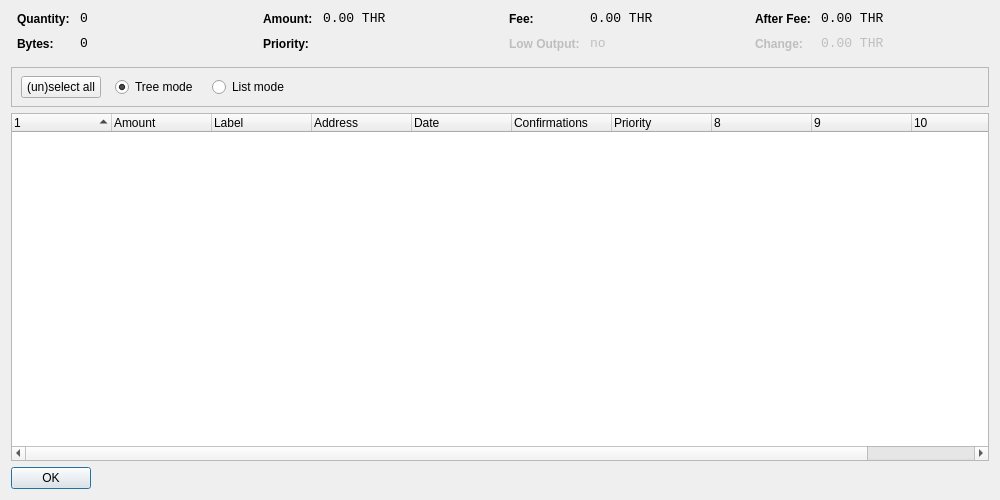
<?xml version="1.0" encoding="UTF-8"?>
<ui version="4.0">
 <class>CoinControlDialog</class>
 <widget class="QDialog" name="CoinControlDialog">
  <property name="geometry">
   <rect>
    <x>0</x>
    <y>0</y>
    <width>1000</width>
    <height>500</height>
   </rect>
  </property>
  <property name="windowTitle">
   <string>Coin Control</string>
  </property>
  <layout class="QVBoxLayout" name="verticalLayout">
   <item>
    <layout class="QHBoxLayout" name="horizontalLayoutTop" stretch="0,0,0,0">
     <property name="topMargin">
      <number>0</number>
     </property>
     <property name="bottomMargin">
      <number>10</number>
     </property>
     <item>
      <layout class="QFormLayout" name="formLayoutCoinControl1">
       <property name="horizontalSpacing">
        <number>10</number>
       </property>
       <property name="verticalSpacing">
        <number>10</number>
       </property>
       <property name="leftMargin">
        <number>6</number>
       </property>
       <property name="rightMargin">
        <number>6</number>
       </property>
       <item row="0" column="0">
        <widget class="QLabel" name="labelCoinControlQuantityText">
         <property name="styleSheet">
          <string notr="true">font-weight:bold;</string>
         </property>
         <property name="text">
          <string>Quantity:</string>
         </property>
        </widget>
       </item>
       <item row="0" column="1">
        <widget class="QLabel" name="labelCoinControlQuantity">
         <property name="font">
          <font>
           <family>Monospace</family>
           <pointsize>10</pointsize>
          </font>
         </property>
         <property name="cursor">
          <cursorShape>IBeamCursor</cursorShape>
         </property>
         <property name="contextMenuPolicy">
          <enum>Qt::ActionsContextMenu</enum>
         </property>
         <property name="text">
          <string notr="true">0</string>
         </property>
         <property name="textInteractionFlags">
          <set>Qt::LinksAccessibleByMouse|Qt::TextSelectableByKeyboard|Qt::TextSelectableByMouse</set>
         </property>
        </widget>
       </item>
       <item row="1" column="0">
        <widget class="QLabel" name="labelCoinControlBytesText">
         <property name="styleSheet">
          <string notr="true">font-weight:bold;</string>
         </property>
         <property name="text">
          <string>Bytes:</string>
         </property>
        </widget>
       </item>
       <item row="1" column="1">
        <widget class="QLabel" name="labelCoinControlBytes">
         <property name="font">
          <font>
           <family>Monospace</family>
           <pointsize>10</pointsize>
          </font>
         </property>
         <property name="cursor">
          <cursorShape>IBeamCursor</cursorShape>
         </property>
         <property name="contextMenuPolicy">
          <enum>Qt::ActionsContextMenu</enum>
         </property>
         <property name="text">
          <string notr="true">0</string>
         </property>
         <property name="textInteractionFlags">
          <set>Qt::LinksAccessibleByMouse|Qt::TextSelectableByKeyboard|Qt::TextSelectableByMouse</set>
         </property>
        </widget>
       </item>
      </layout>
     </item>
     <item>
      <layout class="QFormLayout" name="formLayoutCoinControl2">
       <property name="horizontalSpacing">
        <number>10</number>
       </property>
       <property name="verticalSpacing">
        <number>10</number>
       </property>
       <property name="leftMargin">
        <number>6</number>
       </property>
       <property name="rightMargin">
        <number>6</number>
       </property>
       <item row="0" column="0">
        <widget class="QLabel" name="labelCoinControlAmountText">
         <property name="styleSheet">
          <string notr="true">font-weight:bold;</string>
         </property>
         <property name="text">
          <string>Amount:</string>
         </property>
        </widget>
       </item>
       <item row="0" column="1">
        <widget class="QLabel" name="labelCoinControlAmount">
         <property name="font">
          <font>
           <family>Monospace</family>
           <pointsize>10</pointsize>
          </font>
         </property>
         <property name="cursor">
          <cursorShape>IBeamCursor</cursorShape>
         </property>
         <property name="contextMenuPolicy">
          <enum>Qt::ActionsContextMenu</enum>
         </property>
         <property name="text">
          <string notr="true">0.00 THR</string>
         </property>
         <property name="textInteractionFlags">
          <set>Qt::LinksAccessibleByMouse|Qt::TextSelectableByKeyboard|Qt::TextSelectableByMouse</set>
         </property>
        </widget>
       </item>
       <item row="1" column="0">
        <widget class="QLabel" name="labelCoinControlPriorityText">
         <property name="styleSheet">
          <string notr="true">font-weight:bold;</string>
         </property>
         <property name="text">
          <string>Priority:</string>
         </property>
        </widget>
       </item>
       <item row="1" column="1">
        <widget class="QLabel" name="labelCoinControlPriority">
         <property name="font">
          <font>
           <family>Monospace</family>
           <pointsize>10</pointsize>
          </font>
         </property>
         <property name="cursor">
          <cursorShape>IBeamCursor</cursorShape>
         </property>
         <property name="contextMenuPolicy">
          <enum>Qt::ActionsContextMenu</enum>
         </property>
         <property name="text">
          <string/>
         </property>
         <property name="textInteractionFlags">
          <set>Qt::LinksAccessibleByMouse|Qt::TextSelectableByKeyboard|Qt::TextSelectableByMouse</set>
         </property>
        </widget>
       </item>
      </layout>
     </item>
     <item>
      <layout class="QFormLayout" name="formLayoutCoinControl3">
       <property name="horizontalSpacing">
        <number>10</number>
       </property>
       <property name="verticalSpacing">
        <number>10</number>
       </property>
       <property name="leftMargin">
        <number>6</number>
       </property>
       <property name="rightMargin">
        <number>6</number>
       </property>
       <item row="0" column="0">
        <widget class="QLabel" name="labelCoinControlFeeText">
         <property name="styleSheet">
          <string notr="true">font-weight:bold;</string>
         </property>
         <property name="text">
          <string>Fee:</string>
         </property>
        </widget>
       </item>
       <item row="0" column="1">
        <widget class="QLabel" name="labelCoinControlFee">
         <property name="font">
          <font>
           <family>Monospace</family>
           <pointsize>10</pointsize>
          </font>
         </property>
         <property name="cursor">
          <cursorShape>IBeamCursor</cursorShape>
         </property>
         <property name="contextMenuPolicy">
          <enum>Qt::ActionsContextMenu</enum>
         </property>
         <property name="text">
          <string notr="true">0.00 THR</string>
         </property>
         <property name="textInteractionFlags">
          <set>Qt::LinksAccessibleByMouse|Qt::TextSelectableByKeyboard|Qt::TextSelectableByMouse</set>
         </property>
        </widget>
       </item>
       <item row="1" column="0">
        <widget class="QLabel" name="labelCoinControlLowOutputText">
         <property name="enabled">
          <bool>false</bool>
         </property>
         <property name="styleSheet">
          <string notr="true">font-weight:bold;</string>
         </property>
         <property name="text">
          <string>Low Output:</string>
         </property>
        </widget>
       </item>
       <item row="1" column="1">
        <widget class="QLabel" name="labelCoinControlLowOutput">
         <property name="enabled">
          <bool>false</bool>
         </property>
         <property name="font">
          <font>
           <family>Monospace</family>
           <pointsize>10</pointsize>
          </font>
         </property>
         <property name="cursor">
          <cursorShape>IBeamCursor</cursorShape>
         </property>
         <property name="contextMenuPolicy">
          <enum>Qt::ActionsContextMenu</enum>
         </property>
         <property name="text">
          <string notr="true">no</string>
         </property>
         <property name="textInteractionFlags">
          <set>Qt::LinksAccessibleByMouse|Qt::TextSelectableByKeyboard|Qt::TextSelectableByMouse</set>
         </property>
        </widget>
       </item>
      </layout>
     </item>
     <item>
      <layout class="QFormLayout" name="formLayoutCoinControl4">
       <property name="horizontalSpacing">
        <number>10</number>
       </property>
       <property name="verticalSpacing">
        <number>10</number>
       </property>
       <property name="leftMargin">
        <number>6</number>
       </property>
       <property name="rightMargin">
        <number>6</number>
       </property>
       <item row="0" column="0">
        <widget class="QLabel" name="labelCoinControlAfterFeeText">
         <property name="styleSheet">
          <string notr="true">font-weight:bold;</string>
         </property>
         <property name="text">
          <string>After Fee:</string>
         </property>
        </widget>
       </item>
       <item row="0" column="1">
        <widget class="QLabel" name="labelCoinControlAfterFee">
         <property name="font">
          <font>
           <family>Monospace</family>
           <pointsize>10</pointsize>
          </font>
         </property>
         <property name="cursor">
          <cursorShape>IBeamCursor</cursorShape>
         </property>
         <property name="contextMenuPolicy">
          <enum>Qt::ActionsContextMenu</enum>
         </property>
         <property name="text">
          <string notr="true">0.00 THR</string>
         </property>
         <property name="textInteractionFlags">
          <set>Qt::LinksAccessibleByMouse|Qt::TextSelectableByKeyboard|Qt::TextSelectableByMouse</set>
         </property>
        </widget>
       </item>
       <item row="1" column="0">
        <widget class="QLabel" name="labelCoinControlChangeText">
         <property name="enabled">
          <bool>false</bool>
         </property>
         <property name="styleSheet">
          <string notr="true">font-weight:bold;</string>
         </property>
         <property name="text">
          <string>Change:</string>
         </property>
        </widget>
       </item>
       <item row="1" column="1">
        <widget class="QLabel" name="labelCoinControlChange">
         <property name="enabled">
          <bool>false</bool>
         </property>
         <property name="font">
          <font>
           <family>Monospace</family>
           <pointsize>10</pointsize>
          </font>
         </property>
         <property name="cursor">
          <cursorShape>IBeamCursor</cursorShape>
         </property>
         <property name="contextMenuPolicy">
          <enum>Qt::ActionsContextMenu</enum>
         </property>
         <property name="text">
          <string notr="true">0.00 THR</string>
         </property>
         <property name="textInteractionFlags">
          <set>Qt::LinksAccessibleByMouse|Qt::TextSelectableByKeyboard|Qt::TextSelectableByMouse</set>
         </property>
        </widget>
       </item>
      </layout>
     </item>
    </layout>
   </item>
   <item>
    <widget class="QFrame" name="frame">
     <property name="minimumSize">
      <size>
       <width>0</width>
       <height>40</height>
      </size>
     </property>
     <property name="frameShape">
      <enum>QFrame::StyledPanel</enum>
     </property>
     <property name="frameShadow">
      <enum>QFrame::Sunken</enum>
     </property>
     <widget class="QWidget" name="horizontalLayoutWidget">
      <property name="geometry">
       <rect>
        <x>10</x>
        <y>0</y>
        <width>781</width>
        <height>41</height>
       </rect>
      </property>
      <layout class="QHBoxLayout" name="horizontalLayoutPanel" stretch="0,0,0,0,0">
       <property name="spacing">
        <number>14</number>
       </property>
       <item>
        <widget class="QPushButton" name="pushButtonSelectAll">
         <property name="sizePolicy">
          <sizepolicy hsizetype="Maximum" vsizetype="Fixed">
           <horstretch>0</horstretch>
           <verstretch>0</verstretch>
          </sizepolicy>
         </property>
         <property name="text">
          <string>(un)select all</string>
         </property>
        </widget>
       </item>
       <item>
        <widget class="QRadioButton" name="radioTreeMode">
         <property name="sizePolicy">
          <sizepolicy hsizetype="Maximum" vsizetype="Fixed">
           <horstretch>0</horstretch>
           <verstretch>0</verstretch>
          </sizepolicy>
         </property>
         <property name="text">
          <string>Tree mode</string>
         </property>
         <property name="checked">
          <bool>true</bool>
         </property>
        </widget>
       </item>
       <item>
        <widget class="QRadioButton" name="radioListMode">
         <property name="sizePolicy">
          <sizepolicy hsizetype="Maximum" vsizetype="Fixed">
           <horstretch>0</horstretch>
           <verstretch>0</verstretch>
          </sizepolicy>
         </property>
         <property name="text">
          <string>List mode</string>
         </property>
        </widget>
       </item>
       <item>
        <spacer name="horizontalSpacer">
         <property name="orientation">
          <enum>Qt::Horizontal</enum>
         </property>
         <property name="sizeHint" stdset="0">
          <size>
           <width>40</width>
           <height>20</height>
          </size>
         </property>
        </spacer>
       </item>
      </layout>
     </widget>
    </widget>
   </item>
   <item>
    <widget class="CoinControlTreeWidget" name="treeWidget">
     <property name="contextMenuPolicy">
      <enum>Qt::CustomContextMenu</enum>
     </property>
     <property name="sortingEnabled">
      <bool>false</bool>
     </property>
     <property name="columnCount">
      <number>11</number>
     </property>
     <attribute name="headerShowSortIndicator" stdset="0">
      <bool>true</bool>
     </attribute>
     <attribute name="headerStretchLastSection">
      <bool>false</bool>
     </attribute>
     <column>
      <property name="text">
       <string/>
      </property>
     </column>
     <column>
      <property name="text">
       <string>Amount</string>
      </property>
     </column>
     <column>
      <property name="text">
       <string>Label</string>
      </property>
     </column>
     <column>
      <property name="text">
       <string>Address</string>
      </property>
     </column>
     <column>
      <property name="text">
       <string>Date</string>
      </property>
     </column>
     <column>
      <property name="text">
       <string>Confirmations</string>
      </property>
      <property name="toolTip">
       <string>Confirmed</string>
      </property>
     </column>
     <column>
      <property name="text">
       <string>Priority</string>
      </property>
     </column>
     <column>
      <property name="text">
       <string/>
      </property>
     </column>
     <column>
      <property name="text">
       <string/>
      </property>
     </column>
     <column>
      <property name="text">
       <string/>
      </property>
     </column>
     <column>
      <property name="text">
       <string/>
      </property>
     </column>
    </widget>
   </item>
   <item>
    <widget class="QDialogButtonBox" name="buttonBox">
     <property name="sizePolicy">
      <sizepolicy hsizetype="Maximum" vsizetype="Fixed">
       <horstretch>0</horstretch>
       <verstretch>0</verstretch>
      </sizepolicy>
     </property>
     <property name="orientation">
      <enum>Qt::Horizontal</enum>
     </property>
     <property name="standardButtons">
      <set>QDialogButtonBox::Ok</set>
     </property>
    </widget>
   </item>
  </layout>
 </widget>
 <customwidgets>
  <customwidget>
   <class>CoinControlTreeWidget</class>
   <extends>QTreeWidget</extends>
   <header>coincontroltreewidget.h</header>
  </customwidget>
 </customwidgets>
 <resources/>
 <connections/>
</ui>
